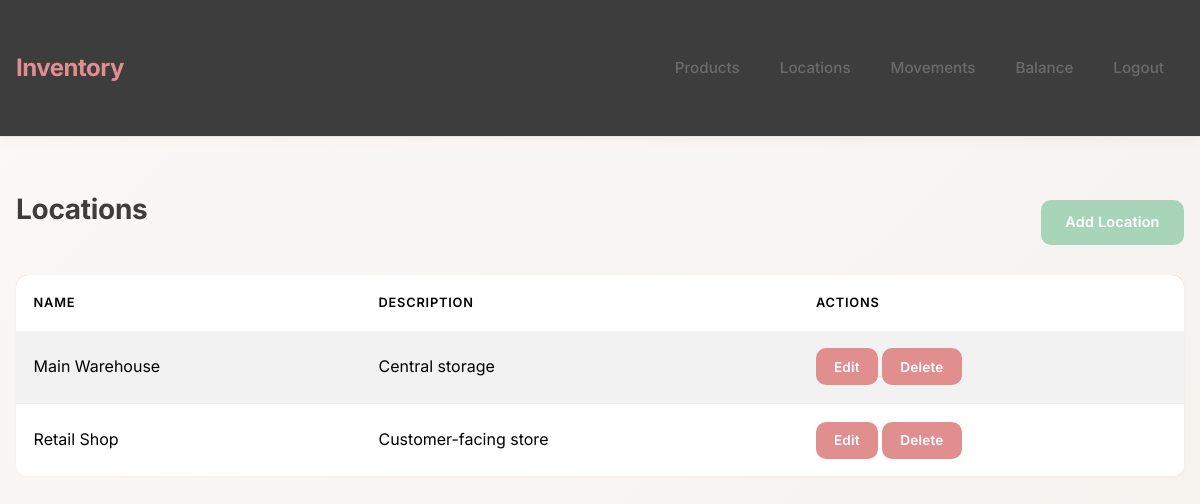
The app's page /locations (signed in), older data.
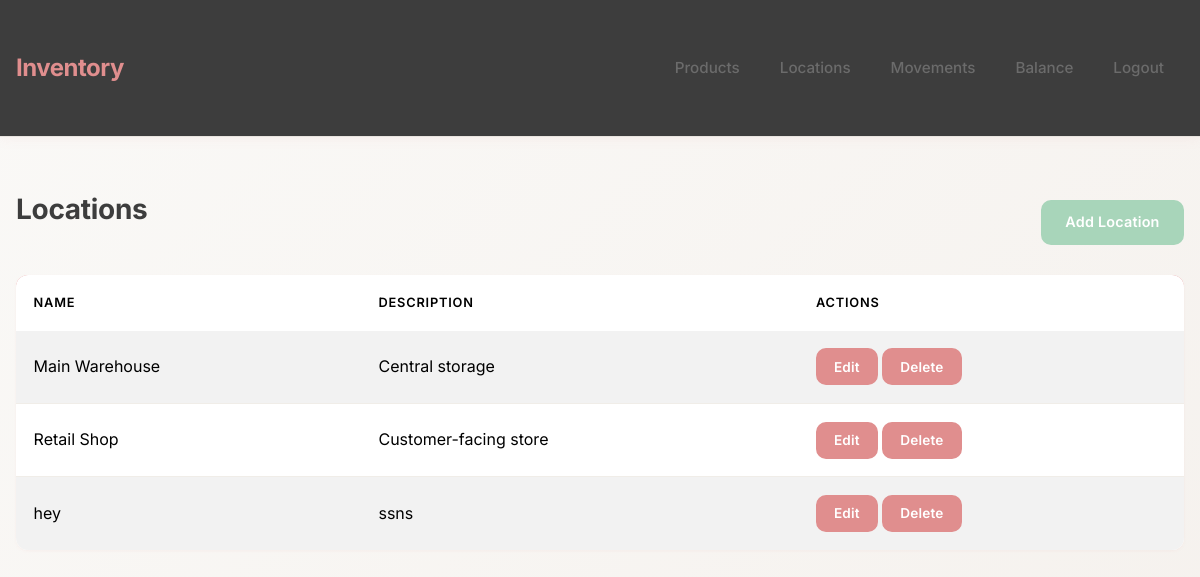
The same page, newer data.
### app/models.py (models this page shows, shortened)
class Location(db.Model):
    __tablename__ = 'location'
    location_id = db.Column(db.String(32), primary_key=True, default=gen_id)
    name = db.Column(db.String(120), nullable=False, unique=True)
    description = db.Column(db.String(300))

### app/routes.py (the view)
@main_bp.route('/locations')
@login_required
def location_list():
    locations = Location.query.order_by(Location.name).all()
    return render_template('locations/list.html', items=locations, type='location')

### app/__init__.py (called while the page is built)
def create_app():
    app = Flask(__name__)
    app.config['SQLALCHEMY_DATABASE_URI'] = 'sqlite:///inventory.db'
    app.config['SECRET_KEY'] = 'supersecretkey'  # change this in production!
    db.init_app(app)
    migrate.init_app(app, db)
    login_manager.init_app(app)
    from .models import User
    @login_manager.user_loader
    def load_user(user_id):
        return User.query.get(int(user_id))
    from .routes import main_bp
    app.register_blueprint(main_bp)
    return app

### app/templates/locations/list.html
{% extends 'base.html' %}
{% block content %}
<div class="d-flex justify-content-between align-items-center">
  <h2>Locations</h2>
  <a class="btn btn-success" href="{{ url_for('main.location_add') }}">Add Location</a>
</div>
<table class="table table-striped mt-3">
  <thead><tr><th>Name</th><th>Description</th><th>Actions</th></tr></thead>
  <tbody>
    {% for item in items %}
    <tr>
      <td>{{ item.name }}</td>
      <td>{{ item.description }}</td>
      <td>
        <a class="btn btn-sm btn-primary" href="{{ url_for('main.location_edit', location_id=item.location_id) }}">Edit</a>
        <form method="post" action="{{ url_for('main.location_delete', location_id=item.location_id) }}" style="display:inline;" onsubmit="return confirm('Delete?');"><button class="btn btn-sm btn-danger">Delete</button></form>
      </td>
    </tr>
    {% else %}<tr><td colspan="3">No locations</td></tr>{% endfor %}
  </tbody>
</table>
{% endblock %}

### app/templates/base.html (shortened to what this page needs)
<!doctype html>
<html lang="en">
<head>
  <link href="https://cdn.jsdelivr.net/npm/bootstrap@5.3.2/dist/css/bootstrap.min.css" rel="stylesheet">
  <link rel="stylesheet" href="{{ url_for('static', filename='css/style.css') }}">
</head>
<body>
  <nav class="navbar navbar-expand-lg navbar-dark bg-dark">
    <div class="container">
      <a class="navbar-brand" href="{{ url_for('main.index') }}">Inventory</a>
      <ul class="navbar-nav ms-auto">
        {% if current_user.is_authenticated %}
          <li class="nav-item"><a class="nav-link" href="{{ url_for('main.product_list') }}">Products</a></li>
          <li class="nav-item"><a class="nav-link" href="{{ url_for('main.location_list') }}">Locations</a></li>
          <li class="nav-item"><a class="nav-link" href="{{ url_for('main.movement_list') }}">Movements</a></li>
          <li class="nav-item"><a class="nav-link" href="{{ url_for('main.balance') }}">Balance</a></li>
          <li class="nav-item"><a class="nav-link" href="{{ url_for('main.logout') }}">Logout</a></li>
        {% else %}
          <li class="nav-item"><a class="nav-link" href="{{ url_for('main.login') }}">Login</a></li>
          <li class="nav-item"><a class="nav-link" href="{{ url_for('main.register') }}">Register</a></li>
        {% endif %}
      </ul>
    </div>
  </nav>
  <div class="container mt-4">
    {% block content %}{% endblock %}
  </div>
</body>
</html>

### app/static/css/style.css (style rules this page uses)
:root { --primary: #e08e8e; --primary-hover: #d67b7b; --secondary: #a8d5ba; --accent: #c4a57b; --bg-main: #faf9f7; --bg-card: #ffffff; --bg-hover: #f5f3f0; --text-primary: #3d3d3d; --text-secondary: #6b6b6b; --text-muted: #9a9a9a; --border: #e8e4df; --border-light: #f0ede8; --shadow: rgba(224, 142, 142, 0.08); --shadow-hover: rgba(224, 142, 142, 0.15); }
* { margin: 0; padding: 0; box-sizing: border-box; }
body { font-family: 'Inter', -apple-system, BlinkMacSystemFont, 'Segoe UI', Roboto, sans-serif; background: linear-gradient(135deg, #faf9f7 0%, #f5f1ed 100%); color: var(--text-primary); min-height: 100vh; line-height: 1.6; }
.navbar { background: rgba(255, 255, 255, 0.95) !important; backdrop-filter: blur(10px); border-bottom: 1px solid var(--border); box-shadow: 0 2px 12px var(--shadow); padding: 0.75rem 0; }
.navbar-brand { font-weight: 700; color: var(--primary) !important; font-size: 1.5rem; letter-spacing: -0.5px; transition: all 0.2s ease; }
.nav-link { color: var(--text-secondary) !important; font-weight: 500; margin: 0 0.25rem; padding: 0.5rem 1rem !important; border-radius: 8px; transition: all 0.2s ease; font-size: 0.95rem; }
.container { max-width: 1200px; padding: 2rem 1rem; }
.btn { border-radius: 10px; padding: 0.6rem 1.4rem; font-weight: 600; font-size: 0.9rem; border: 2px solid transparent; transition: all 0.25s ease; cursor: pointer; letter-spacing: 0.2px; }
.btn-primary { background: var(--primary); color: white; border-color: var(--primary); }
.btn-success { background: var(--secondary); color: white; border-color: var(--secondary); }
.btn-danger { background: var(--primary); color: white; border-color: var(--primary); }
.btn-sm { padding: 0.4rem 1rem; font-size: 0.85rem; }
.table { border-radius: 12px; overflow: hidden; background: var(--bg-card); color: var(--text-primary); box-shadow: 0 1px 3px var(--shadow); }
.table thead { background: linear-gradient(135deg, var(--primary) 0%, var(--primary-hover) 100%); color: white; }
.table thead th { font-weight: 600; text-transform: uppercase; font-size: 0.8rem; letter-spacing: 0.8px; padding: 1.1rem; border: none; }
.table tbody td { padding: 1.1rem; border-bottom: 1px solid var(--border-light); vertical-align: middle; }
.table tbody tr { transition: background 0.2s ease; }
.table tbody tr:last-child td { border-bottom: none; }
.table-striped tbody tr:nth-of-type(odd) { background: rgba(250, 249, 247, 0.5); }
h1, h2, h3, h4, h5, h6 { color: var(--text-primary); font-weight: 700; letter-spacing: -0.3px; }
h2 { font-size: 1.75rem; margin-bottom: 1.5rem; }
.d-flex.justify-content-between { margin-bottom: 1.5rem; }
.bg-dark { background: var(--text-primary) !important; }
a, button, input, select, textarea { transition: all 0.2s ease; }

Row changes from the older to the newer data that the page shows:
added Location: name "hey", description "ssns"
